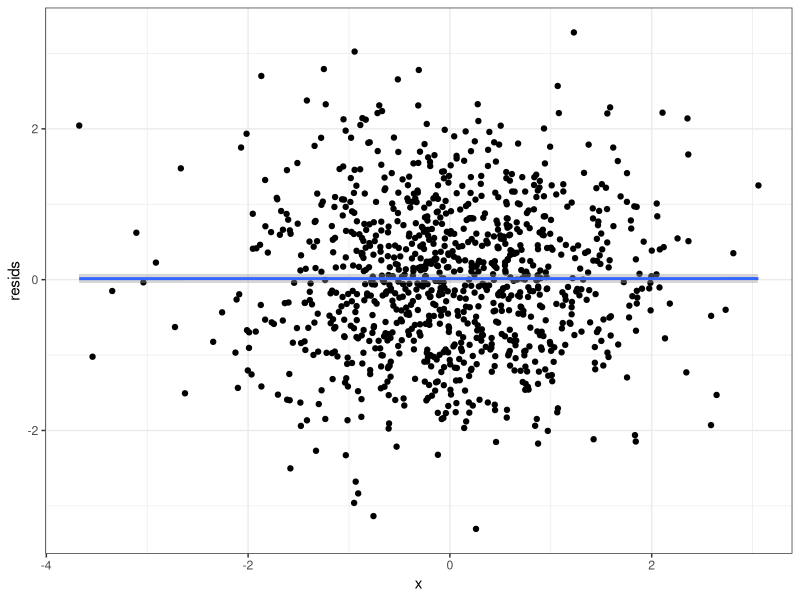
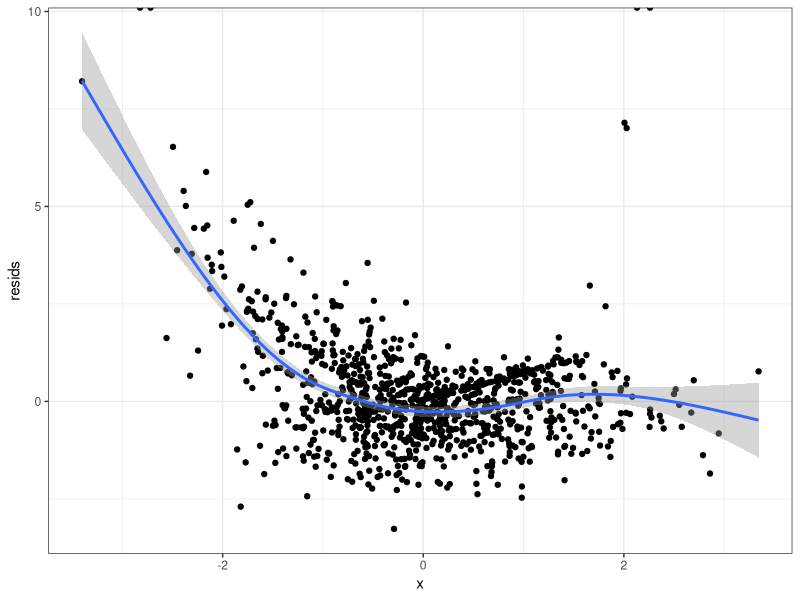
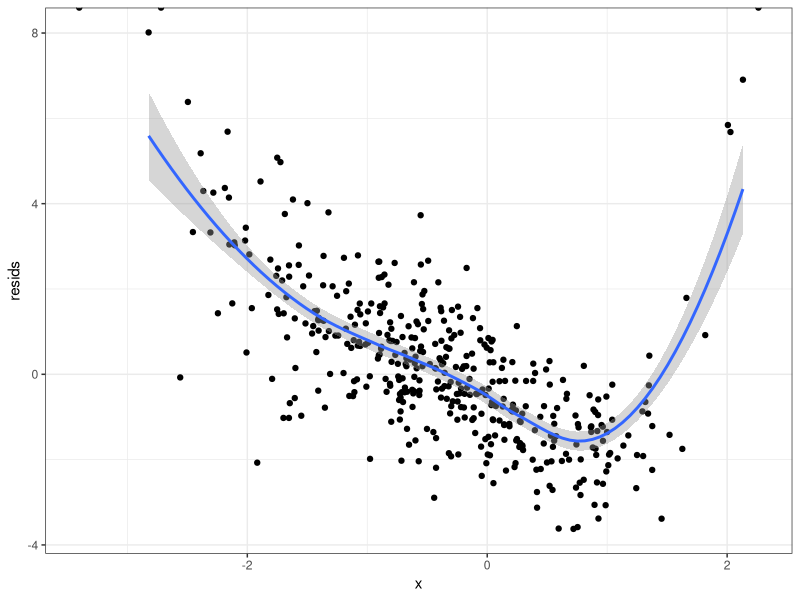
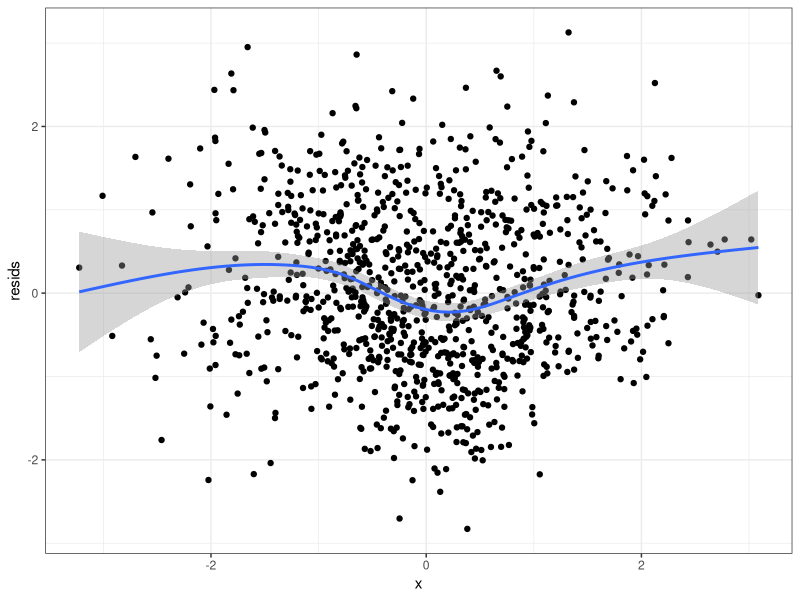
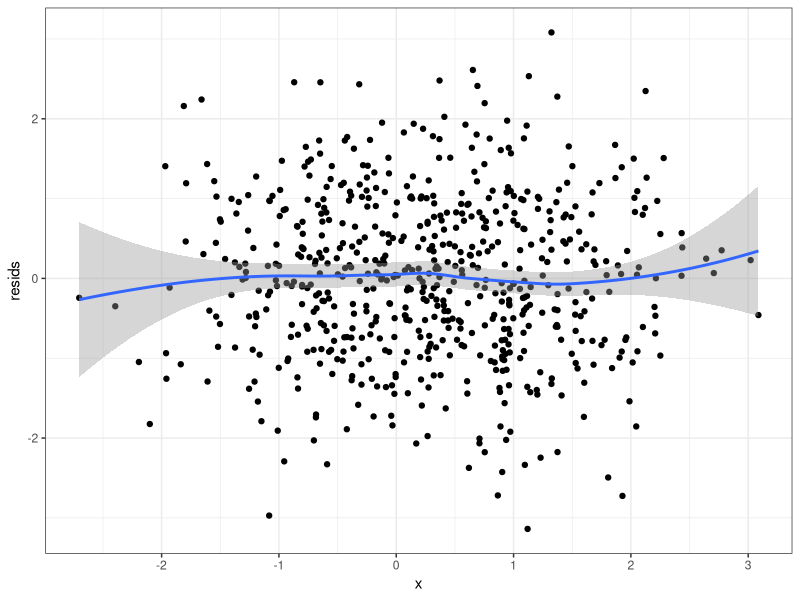
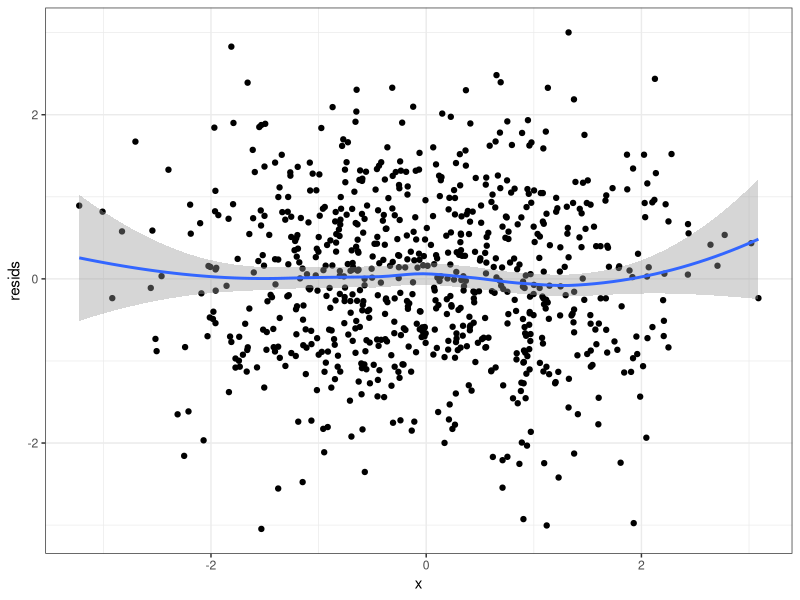

Reproduce these figures in R, in order.
# diagnostics for ZIP models
library(pscl)
library(tidyverse)
library(statmod)

## fitting a positive poisson glm
## input is a poisson glm (used to specify regression formula
## and give an initial guess at the regression coefficients)

glm.pospois <- function(poisson_glm){
  x_mat <- model.matrix(poisson_glm)
  y <- poisson_glm$y
  
  y_pos <- y[y > 0]
  x_mat_pos <- x_mat[y > 0,]
  beta0 <- poisson_glm$coefficients
  
  U <- function(beta){
    l <- exp(c(x_mat_pos %*% beta))
    c(t(x_mat_pos) %*% (y_pos - l/(1 - exp(-l))))
  }
  
  I <- function(beta){
    l <- exp(c(x_mat_pos %*% beta))
    D <- diag(l * (1 - exp(-l)*(1 + l))/((1 - exp(-l))^2))
    t(x_mat_pos) %*% D %*% x_mat_pos
  }
  
  beta_old <- beta0
  for(i in 1:10){
    beta_new <- beta_old + solve(I(beta_old)) %*% U(beta_old)
    beta_old <- beta_new
  }
  
  output <- list("coefficients" = beta_new,
                 "y" = y_pos,
                 "x" = x_mat_pos)
  return(output)
  
}


## functions for quantile residual plots

## randomized quantile residuals for positive poisson data
## m = fitted positive poisson regression model
qresid_positive_poisson <- function(m){
  y <- m$y
  lambdas <- exp(m$x %*% m$coefficients)
  
  resids <- c()
  for(i in 1:length(y)){
    cdf_b <- (ppois(y[i], lambdas[i]) - ppois(0, lambdas[i]))/(1 - ppois(0, lambdas[i]))
    cdf_a <- (ppois((y[i]-1), lambdas[i]) - ppois(0, lambdas[i]))/(1 - ppois(0, lambdas[i]))
    resids[i] <- qnorm(runif(1, cdf_a, cdf_b))
  }
  return(resids)
}


## randomized quantile residuals for a ZIP model
## zip_m = fitted ZIP model from pscl
qresid_zeroinfl <- function(zip_m){
  y <- zip_m$y
  pred_probs <- predict(zip_m, type="prob")
  resids <- c()
  for(i in 1:length(y)){
    cdf_b <- sum(pred_probs[i,1:(y[i]+1)])
    if(y[i] == 0){
      cdf_a <- 0
    } else {
      cdf_a <- sum(pred_probs[i,1:y[i]])
    }
    
    resids[i] <- qnorm(runif(1, cdf_a, cdf_b))
  }
  return(resids)
}


# Now let's see how to do diagnostics for ZIP models

## Simulate some data where both the Poisson and logistic assumptions
## are met

x <- rnorm(1000)
alpha <- exp(x)/(1 + exp(x))
lambda <- exp(1 + x)
z <- rbinom(1000, 1, prob=alpha)
y <- 0*z + rpois(1000, lambda)*(1 - z)

## Fit a ZIP model and make a quantile residual plot
## Estimated coefficients are close to the true parameters
## The plot looks good

m <- zeroinfl(y ~ x | x)
summary(m)

data.frame(x = x, resids = qresid_zeroinfl(m)) %>%
  ggplot(aes(x = x, y = resids)) +
  geom_point() +
  geom_smooth() +
  theme_bw()




## Now simulate data where the Poisson assumption is violated

x <- rnorm(1000)
alpha <- exp(x)/(1 + exp(x))
lambda <- exp(1 + x + 0.5*x^2)
z <- rbinom(1000, 1, prob=alpha)
y <- 0*z + rpois(1000, lambda)*(1 - z)

## Fit a ZIP model and make a quantile residual plot
## Estimated coefficients are wrong
## The plot looks bad

m <- zeroinfl(y ~ x | x)
summary(m)

data.frame(x = x, resids = qresid_zeroinfl(m)) %>%
  ggplot(aes(x = x, y = resids)) +
  geom_point() +
  geom_smooth() +
  theme_bw()

## Ok, but how do we know it is the Poisson component, and 
## not the zero inflated component, that is wrong?
## Fit a positive poisson regression model, and assess the 
## quantile residual plot
## Quantile residual plot looks bad!

m0 <- glm(y ~ x, family = poisson)
m_pospois <- glm.pospois(m0)

data.frame(x = x[y > 0], resids = qresid_positive_poisson(m_pospois)) %>%
  ggplot(aes(x = x, y = resids)) +
  geom_point() +
  geom_smooth() +
  theme_bw()




## Finally, simulate data where the logistic assumption is violated
## Quantile residual plot doesn't look right!

x <- rnorm(1000)
alpha <- exp(-2*x^2)/(1 + exp(-2*x^2))
lambda <- exp(1 + x)
z <- rbinom(1000, 1, prob=alpha)
y <- 0*z + rpois(1000, lambda)*(1 - z)

m <- zeroinfl(y ~ x | x)
summary(m)

data.frame(x = x, resids = qresid_zeroinfl(m)) %>%
  ggplot(aes(x = x, y = resids)) +
  geom_point() +
  geom_smooth() +
  theme_bw()

## But what about the Poisson component?

m0 <- glm(y ~ x, family = poisson)
m_pospois <- glm.pospois(m0)

data.frame(x = x[y > 0], resids = qresid_positive_poisson(m_pospois)) %>%
  ggplot(aes(x = x, y = resids)) +
  geom_point() +
  geom_smooth() +
  theme_bw()

## For comparison, here is what a quantile residual plot on the
## Poisson data would look like
## The two plots look very similar
## Note also that the estimated coefficients are very close to the estimates
## for the positive Poisson model!

m2 <- glm(y[z == 0] ~ x[z == 0], family = poisson)
m2$coefficients
m_pospois$coefficients

data.frame(x = x[z == 0], resids = qresid(m2)) %>%
  ggplot(aes(x = x, y = resids)) +
  geom_point() +
  geom_smooth() +
  theme_bw()
